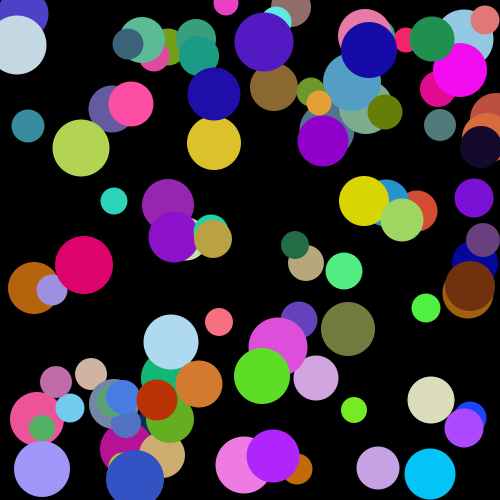
Frame 1 (no input)
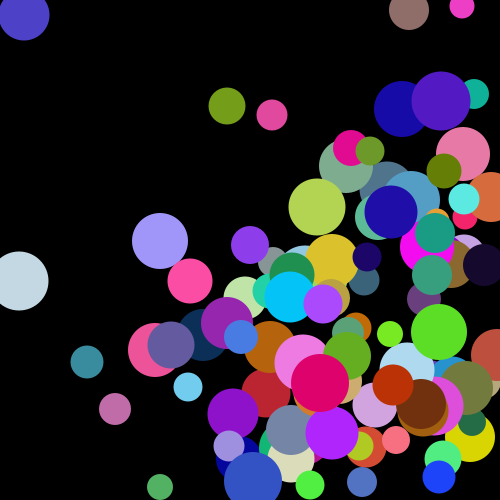
Frame 60 (the mouse pressed at the canvas centre just before this capture)
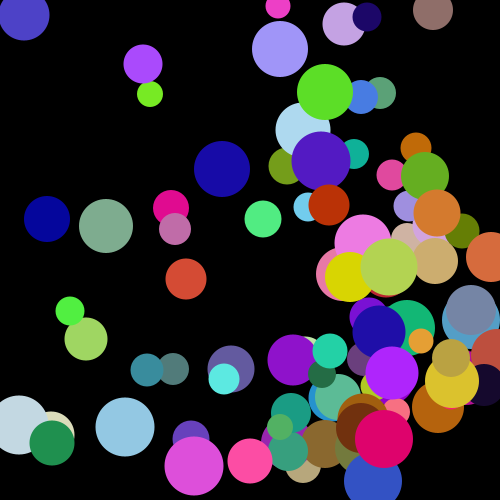
Frame 120 (the mouse held since frame 60 and released just before this capture)

The Processing sketch that drew these frames (run headless with seeded random() and noise(); from frame 60 on, the mouse is pressed at the canvas centre):

// Processing sketch: week6_BouncingBallsWithArray_Opacity
// ── week6_BouncingBallsWithArray_Opacity.pde
int num = 100;

int [] xPos = new int[num];
int [] yPos = new int[num];

int [] xSpeed = new int[num];
int [] ySpeed = new int[num];

int [] circleSize = new int[num];

//this is a longer way to do it
int [] r = new int[num];
int [] g = new int[num];
int [] b = new int[num];

int [] opacity = new int[num];

void setup() {
  size(500, 500);
  for (int i=0; i<num; i++) {
    opacity[i] = 255;
    //xPos[i] = int(random(0, width));
    //yPos[i] = int(random(0, height));
    xPos[i] = int(random(circleSize[i]/2, width-circleSize[i]/2));
    yPos[i] = int(random(circleSize[i]/2, height-circleSize[i]/2));

    xSpeed[i] = int(random(1, 5));
    ySpeed[i] = int(random(1, 5));

    circleSize[i] = int(random(25, 60));

    r[i] = int(random(0, 255));
    g[i] = int(random(0, 255));
    b[i] = int(random(0, 255));
  }
}

void draw() {
  background(0);

  for (int i=0; i<num; i++) {
    if (xPos[i] >= width-circleSize[i]/2 || xPos[i] <= circleSize[i]/2) {
      xSpeed[i] = xSpeed[i] * -1;
    }
    if (yPos[i] >= height-circleSize[i]/2 || yPos[i] <= circleSize[i]/2) {
      ySpeed[i] = ySpeed[i] * -1;
    }

    xPos[i] = xPos[i] + xSpeed[i];
    yPos[i] = yPos[i] + ySpeed[i];

    if (dist(mouseX, mouseY, xPos[i], yPos[i])<circleSize[i]/2) {
      opacity[i] = 0;
    }

    if (keyPressed) {
      opacity[i] = 255;
    }

    fill(r[i], g[i], b[i], opacity[i]);
    //fill(c[i], c[i], c[i]);
    noStroke();
    ellipse(xPos[i], yPos[i], circleSize[i], circleSize[i]);
  }
}
